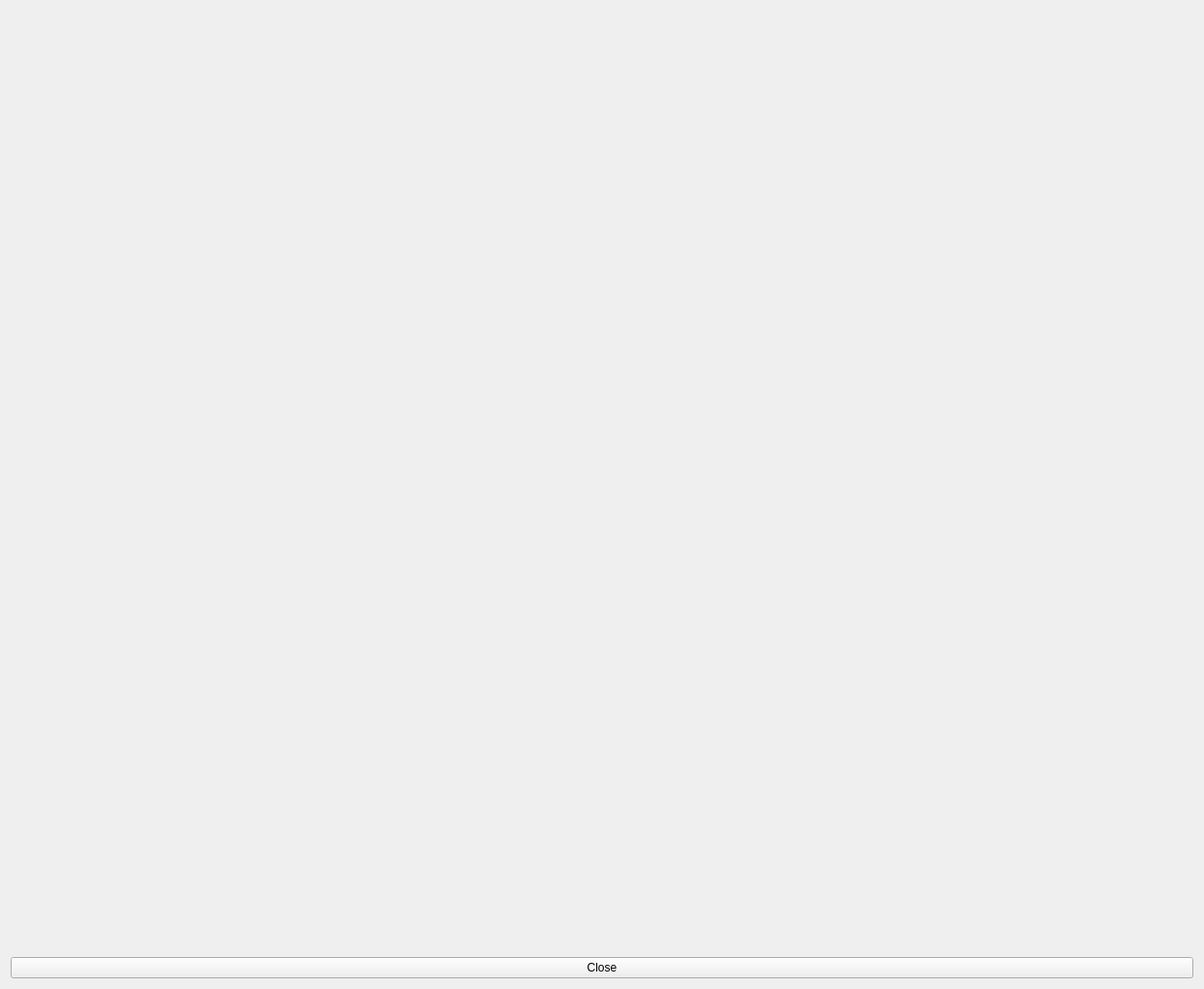
<?xml version="1.0" encoding="UTF-8"?>
<ui version="4.0">
 <class>TestWindow</class>
 <widget class="QWidget" name="TestWindow">
  <property name="geometry">
   <rect>
    <x>0</x>
    <y>0</y>
    <width>1242</width>
    <height>1020</height>
   </rect>
  </property>
  <property name="windowTitle">
   <string>TestWindow</string>
  </property>
  <layout class="QVBoxLayout" name="verticalLayout">
   <item>
    <layout class="QGridLayout" name="gridLayout">
     <item row="0" column="0">
      <widget class="PoseMappingWidget" name="widgetPoseMapping" native="true"/>
     </item>
    </layout>
   </item>
   <item>
    <widget class="QPushButton" name="pushButtonClose">
     <property name="text">
      <string>Close</string>
     </property>
    </widget>
   </item>
  </layout>
 </widget>
 <customwidgets>
  <customwidget>
   <class>PoseMappingWidget</class>
   <extends>QWidget</extends>
   <header>widgets/PoseMappingWidget.hpp</header>
   <container>1</container>
  </customwidget>
 </customwidgets>
 <resources/>
 <connections/>
</ui>
